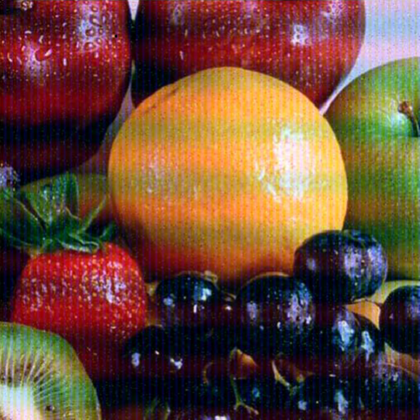
%> input picture Image Task/A.bmp, 420 x 420 px, shrunk from 512 x 512 before the run
$ octave --eval "result = fn(imread('A.bmp'));"   (GNU Octave 9; MATLAB toolbox functions it lacks are replaced by stand-ins)
%> lines starting %> are read from the running program, lines starting %| are printed output that depends on the picture
function Modified= fn(img)
figure,imshow(img),title('original');
R=fftshift(fft2(double(img(:,:,1))));
G=fftshift(fft2(double(img(:,:,2))));
B=fftshift(fft2(double(img(:,:,3))));

Modified=img;
%> Modified is the input picture: size 420x420x3 uint8; mean R, G, B 107.5, 73.8, 57.7

[w,h]=size(G);
%> w = 420; h = 420

%Center Point
u = w/2+1;
%> u = 211
v = h/2+1;
%> v = 211

%Matrix  3*3 for pixel in Red Channel
r=R(u,v)./R(u-1:u+1,v-1:v+1);


%Matrix  3*3 for pixel in Red Channel
g=G(u,v)./G(u-1:u+1,v-1:v+1);


%Matrix  3*3 for pixel in Red Channel
b=B(u,v)./B(u-1:u+1,v-1:v+1);


%Median for Red Channel
r=median(abs(reshape(r,1,[])));
%> r = 4.15


%Median for Red Channel
g=median(abs(reshape(g,1,[])));
%> g = 3.77


%Median for Red Channel
b=median(abs(reshape(b,1,[])));
%> b = 5.35


%Comparing Median between Center and every pixel for first half of image

for i=2:w-1

    for j=2:v

        Red_Channel=R(i,j)./R(i-1:i+1,j-1:j+1);


        Red_Channel=median(abs(reshape(Red_Channel,1,[])));

        if Red_Channel>2*r && (i~=u||j~=v)
            R(i-1:i+1,j-1:j+1)=0;

            R(i+w-2*i+2-1:i+w-2*i+2+1,j+h-2*j+2-1:j+h-2*j+2+1)=0;
        end

        GreenChannel=G(i,j)./G(i-1:i+1,j-1:j+1);


        GreenChannel=median(abs(reshape(GreenChannel,1,[])));

        if GreenChannel>2*g && (i~=u||j~=v)
            G(i-1:i+1,j-1:j+1)=0;
            G(i+w-2*i+2-1:i+w-2*i+2+1,j+h-2*j+2-1:j+h-2*j+2+1)=0;
        end


        BlueChannel=B(i,j)./B(i-1:i+1,j-1:j+1);


        BlueChannel=median(abs(reshape(BlueChannel,1,[])));

        if BlueChannel>2*b && (i~=u||j~=v)


            B(i-1:i+1,j-1:j+1)=0;
            B(i+w-2*i+2-1:i+w-2*i+2+1,j+h-2*j+2-1:j+h-2*j+2+1)=0;
        end
    end
end


Modified(:,:,1) = uint8((ifft2(ifftshift(R))));
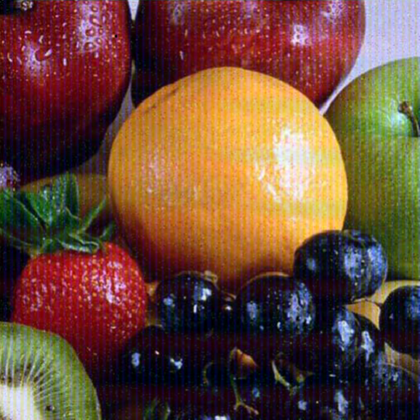
%> Modified: size 420x420x3 uint8; mean R, G, B 107.6, 73.8, 57.7

Modified(:,:,2) = uint8((ifft2(ifftshift(G))));

Modified(:,:,3) = uint8((ifft2(ifftshift(B))));
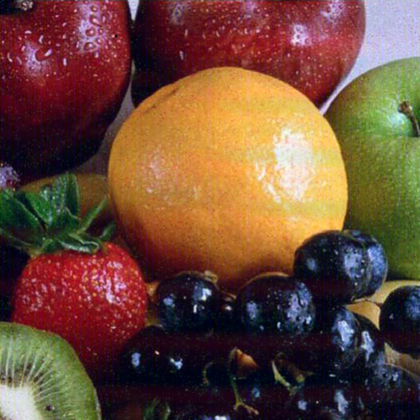
%> Modified: size 420x420x3 uint8; mean R, G, B 107.6, 73.8, 57.7; mean of the top-left, top-right, bottom-left and bottom-right quarters 69.6, 134.4, 60.9, 53.8

figure,imshow(Modified),title('Modified');

end
